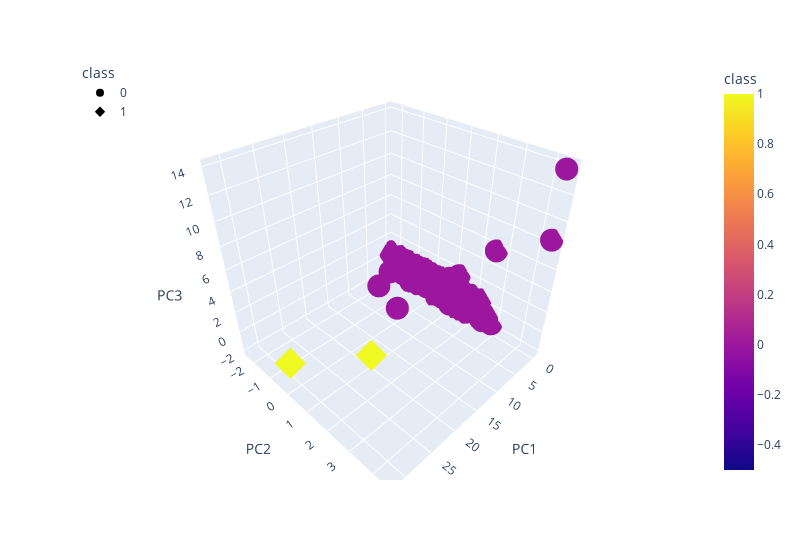

Notebook source saved alongside this figure:
### Code cell
fig = px.scatter_3d(
    df_df1_pca,
    x='PC1',
    y='PC2',
    z='PC3',
    color='class',
    symbol='class',
    width=800,
)

fig.update_layout(legend=dict(x=0, y=1))
fig.show()

### Figure 1 — Plotly figure (JSON) as saved in the notebook; plotly's stock layout.template omitted (floating-point values rounded to 4 significant figures; data arrays with more than 128 entries replaced by an {"elided": "..."} marker saying what was removed)
{"data": [{"hovertemplate": "class=%{marker.color}<br>PC1=%{x}<br>PC2=%{y}<br>PC3=%{z}<extra></extra>", "legendgroup": "0", "marker": {"color": {"elided": "545 int values"}, "coloraxis": "coloraxis", "symbol": "circle"}, "mode": "markers", "name": "0", "scene": "scene", "showlegend": true, "type": "scatter3d", "x": {"elided": "545 float values"}, "y": {"elided": "545 float values"}, "z": {"elided": "545 float values"}}, {"hovertemplate": "class=%{marker.color}<br>PC1=%{x}<br>PC2=%{y}<br>PC3=%{z}<extra></extra>", "legendgroup": "1", "marker": {"color": [1, 1], "coloraxis": "coloraxis", "symbol": "diamond"}, "mode": "markers", "name": "1", "scene": "scene", "showlegend": true, "type": "scatter3d", "x": [19.66, 31.64], "y": [0.9768, 0.08182], "z": [-1.286, 0.6386]}], "layout": {"coloraxis": {"colorbar": {"title": {"text": "class"}}, "colorscale": [[0, "#0d0887"], [0.1111, "#46039f"], [0.2222, "#7201a8"], [0.3333, "#9c179e"], [0.4444, "#bd3786"], [0.5556, "#d8576b"], [0.6667, "#ed7953"], [0.7778, "#fb9f3a"], [0.8889, "#fdca26"], [1, "#f0f921"]]}, "legend": {"title": {"text": "class"}, "tracegroupgap": 0, "x": 0, "y": 1}, "margin": {"t": 60}, "scene": {"domain": {"x": [0, 1], "y": [0, 1]}, "xaxis": {"title": {"text": "PC1"}}, "yaxis": {"title": {"text": "PC2"}}, "zaxis": {"title": {"text": "PC3"}}}, "width": 800}}
